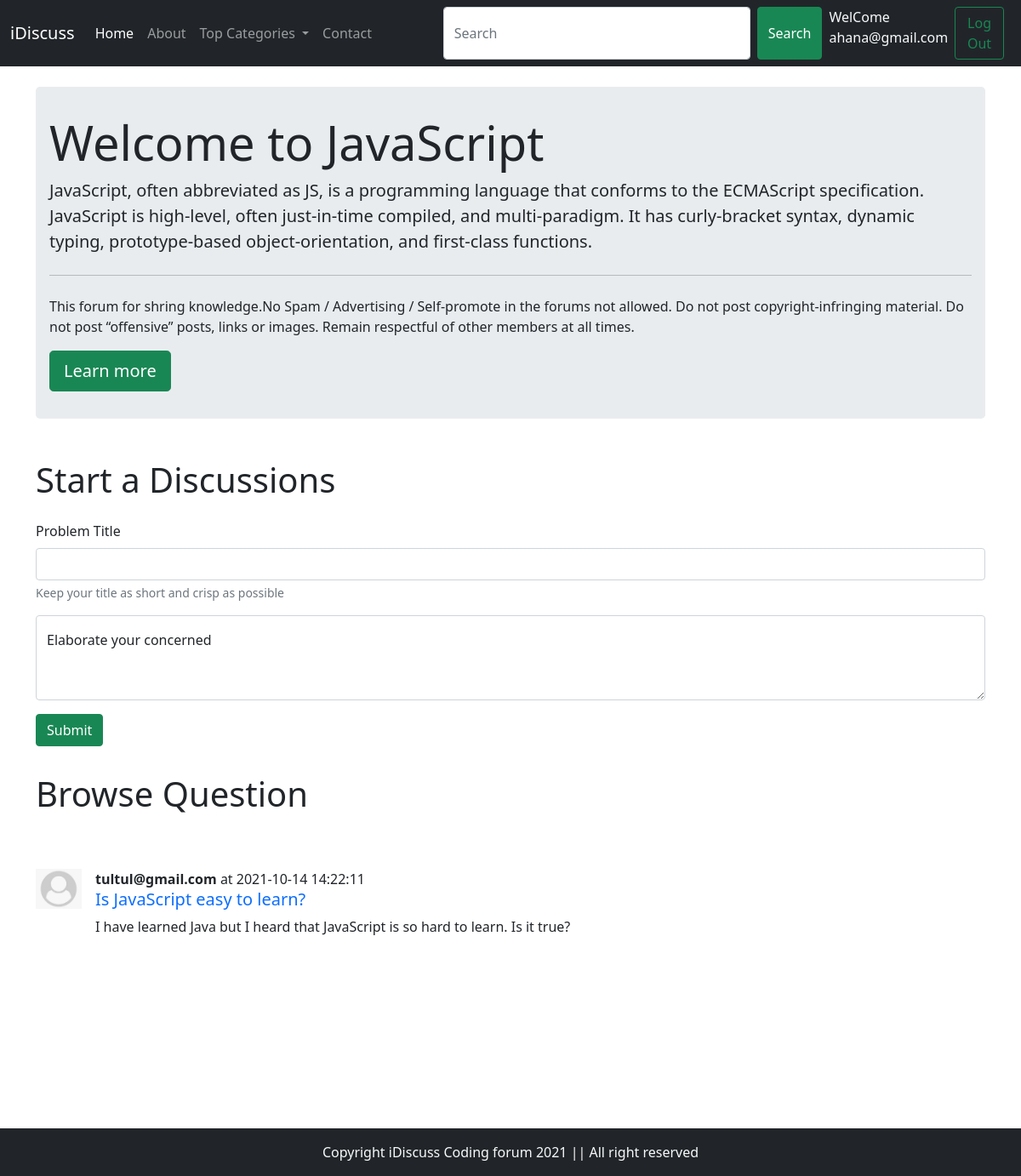
Screenshot of /threadList.php?catid=2 (signed in) with the database file from the repository.
### tables this page shows
CREATE TABLE `categories` (
  `category_Id` int(11) NOT NULL,
  `category_name` varchar(255) NOT NULL,
  `category_description` text NOT NULL,
  `TimeStmp` timestamp NOT NULL DEFAULT current_timestamp()
);

CREATE TABLE `threadlist` (
  `Thread_Id` int(11) NOT NULL,
  `Thread_Title` varchar(255) NOT NULL,
  `Thread_desc` text NOT NULL,
  `Thread_cat_id` int(11) NOT NULL,
  `Thread_user_id` int(21) NOT NULL,
  `TimeStmp` timestamp NOT NULL DEFAULT current_timestamp()
);

CREATE TABLE `users` (
  `sno` int(11) NOT NULL,
  `user_email` varchar(50) NOT NULL,
  `user_pass` varchar(255) NOT NULL,
  `TimeStmp` timestamp NOT NULL DEFAULT current_timestamp()
);

### threadList.php (the view, shortened to what this page needs)
<!doctype html>
<html lang="en">
<head>
    <link href="bootstrap/css/bootstrap.min.css" rel="stylesheet">
</head>
<body>
    <?php require'partials/header.php'; ?>
    <?php require'partials/dbconnect.php'; ?>
    <?php
    $id= $_GET["catid"];
     $sql="SELECT * FROM `categories` WHERE `category_Id`= '$id'";
     $result=mysqli_query($conn, $sql);
     while($row=mysqli_fetch_assoc($result)){
         $catName=$row['category_name'];
         $catDesc= $row['category_description'];
     } ?>
    <div class="container my-4">
        <div class="jumbotron">
            <h1 class="display-4">Welcome to <?php echo $catName ?></h1>
            <p class="lead"><?php echo $catDesc ?></p>
            <hr class="my-4">
            <p>This forum for shring knowledge.No Spam / Advertising / Self-promote in the forums not allowed.
                Do not post copyright-infringing material.
                Do not post “offensive” posts, links or images.
                Remain respectful of other members at all times.</p>
            <a class="btn btn-success btn-lg" href="#" role="button">Learn more</a>
        </div>
    </div>
    <?php
if(isset($_SESSION['loggedin']) && $_SESSION['loggedin']==true){
   echo' <div class="container">
        <h1 class="py-3">Start a Discussions</h1>
        <form action="'.$_SERVER['REQUEST_URI'].'?>" method="POST">
    <div class="mb-3">
        <label for="exampleInputEmail1" class="form-label">Problem Title</label>
        <input type="text" class="form-control" id="exampleInputEmail1" id="title" name="title"
            aria-describedby="emailHelp">
        <div id="emailHelp" class="form-text">Keep your title as short and crisp as possible</div>
        <input type="hidden" name="sno" value='.$_SESSION['sno'].'>
    </div>
    <div class="form-floating">
        <textarea class="form-control" placeholder="Elaborate your concerned" id="desc" name="desc"
            style="height: 100px"></textarea>
        <label for="floatingTextarea2">Elaborate your concerned</label>
    </div>
    <button type="submit" class="btn btn-success my-3">Submit</button>
    </form>
    </div>';
    }
    else{
    echo'<div class="container">
    <h1 class="py-3">Start a Discussions</h1>
    <p class="lead">You are not logged in. Please log in to start a Discussions</p>
    </div>';
    }
    ?>
    <div class="container " id="qusid">
        <h1 class="py-3">Browse Question</h1>
        <br>
        <?php
        $id= $_GET["catid"];
        $sql="SELECT * FROM `threadlist` WHERE `Thread_cat_id`='$id'";
        $result=mysqli_query($conn, $sql);
         while($row=mysqli_fetch_assoc($result)){
             $Title=$row['Thread_Title'];
             $Desc= $row['Thread_desc'];
             $id= $row['Thread_Id'];
             $thread_time=$row['TimeStmp'];
             $thread_user_id=$row['Thread_user_id'];
             $sql2="SELECT * FROM `users` WHERE `sno`= '$thread_user_id'";
             $result2=mysqli_query($conn, $sql2);
             if($result2!=null){
             $row2=mysqli_fetch_assoc($result2);
             }
       echo' <div class="d-flex my-3">
            <div class="flex-shrink-0">
                <img src="images/user_default.jpg" style="width:54px" alt="...">
            </div>
            <div class="flex-grow-1 ms-3">
            <p class="my-0"><b>'.$row2['user_email'].'</b> at '.$thread_time.'</p>
                <h5 class="mt-0"><a href="thread.php?Thread_Id='.$id.'" style="text-decoration:none;">'.$Title.'</a></h5>
                '.$Desc.'
            </div>
        </div>
        <br>'
        ;
    }
    ?>
    </div>
    <?php require'partials/footer.php'; ?>
</body>
</html>

### threadList.php (style rules this page uses)
.jumbotron { padding: 2rem 1rem; margin-bottom: 2rem; background-color: #e9ecef; border-radius: .3rem; }
#qusid { min-height: 433px; }

### rows the page displays
categories: category_name "JavaScript", category_description "JavaScript, often abbreviated as JS, is a programming language that conforms to the ECMAScript specification. JavaScript is high-level, often just-in-time compiled, and multi-paradigm. It has curly-bracket syntax, dynamic typing, prototype-based object-orientation, and first-class functions."
threadlist: users.user_email "tultul@gmail.com", TimeStmp "2021-10-14 14:22:11", Thread_Title "Is JavaScript easy to learn?", Thread_desc "I have learned Java but I heard that JavaScript is so hard to learn. Is it true?"

### other values shown
$_SESSION['useremail'] "ahana@gmail.com"
